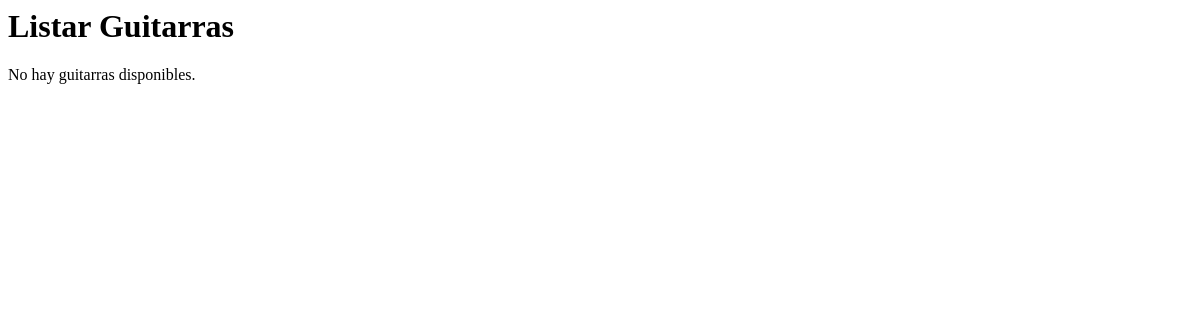
The app's page /listar_guitarras/, older data.
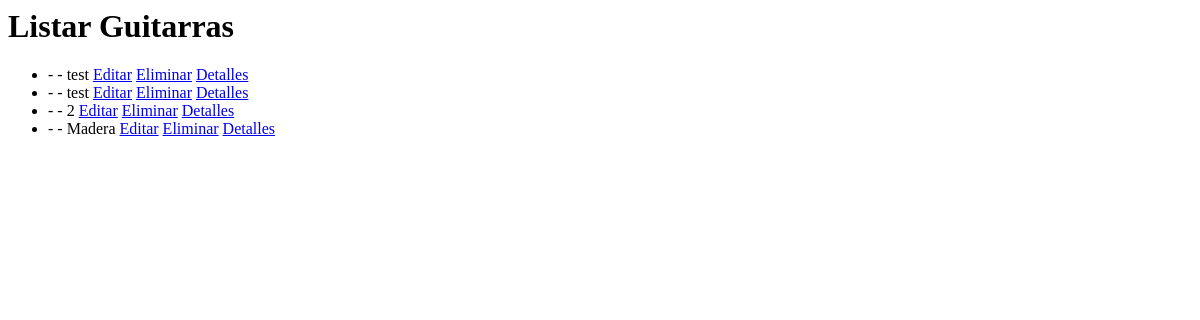
The same page, newer data.
### libreria_antisocial/models.py (models this page shows)
class Guitarra(models.Model):
    marca = models.CharField(max_length=100)
    modelo = models.CharField(max_length=100)
    color = models.CharField(max_length=50)
    numero_cuerdas = models.PositiveIntegerField()

### libreria_antisocial/views.py (the view)
# urls.py: path("listar_guitarras/", listar_guitarras, name="listar_guitarras"),
def listar_guitarras(request):
    guitarras = Guitarra.objects.all()
    return render(request, 'listar_guitarras.html', {'guitarras': guitarras})

### libreria_antisocial/templates/listar_guitarras.html
<h1>Listar Guitarras</h1>
{% if guitarras %}
    <ul>
    {% for guitarra in guitarras %}
        <li>
            {{ guitarra.nombre }} - {{ guitarra.tipo }} - {{ guitarra.color }}
            <a href="{% url 'editar_guitarra' pk=guitarra.pk %}">Editar</a>
            <a href="{% url 'eliminar_guitarra' pk=guitarra.pk %}">Eliminar</a>
            <a href="{%url 'detalle_guitarra' pk=guitarra.pk %}">Detalles</a>
        </li>
    {% endfor %}
    </ul>
{% else %}
    <p>No hay guitarras disponibles.</p>
{% endif %}

Row changes from the older to the newer data that the page shows:
added Guitarra: color "test"
added Guitarra: color "test"
added Guitarra: color "2"
added Guitarra: color "Madera"
Text that changed along with them:
text no longer shown: "No hay guitarras disponibles."
